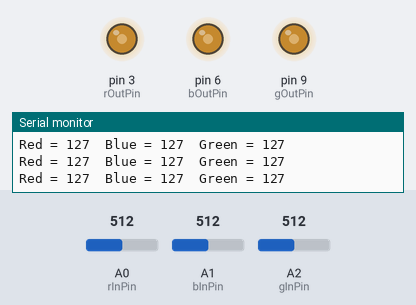
Simulated run of this sketch. Board: Arduino Uno, built with avr-gcc and run on an emulated ATmega328P. Shown: output pins drawn as LEDs (lit = HIGH), the last lines printed to the serial monitor. The test bench sets the inputs (shaded band); at power-on: A0 (rInPin) = 512, A1 (bInPin) = 512, A2 (gInPin) = 512.

Above: at 1.2 s.
1.3 s: A0 (rInPin) set to 409
At 2.0 s:
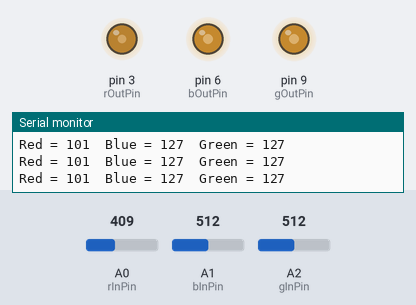
4.3 s: A0 (rInPin) set to 394
At 5.0 s:
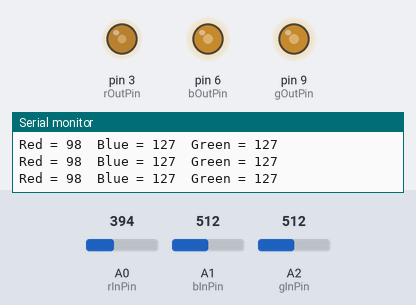
7.3 s: A1 (bInPin) set to 418
At 8.3 s:
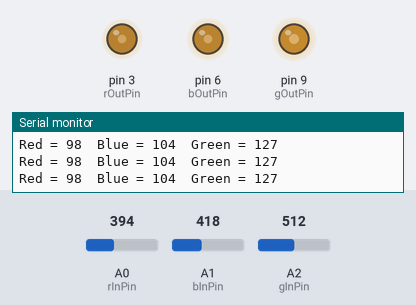
10.3 s: A1 (bInPin) set to 385
At 11.5 s:
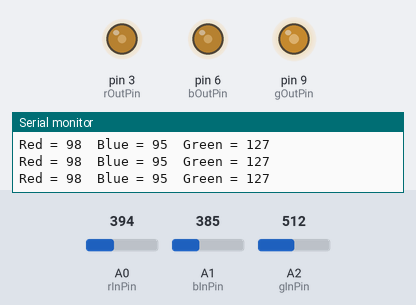
13.3 s: A2 (gInPin) set to 43
At 13.8 s:
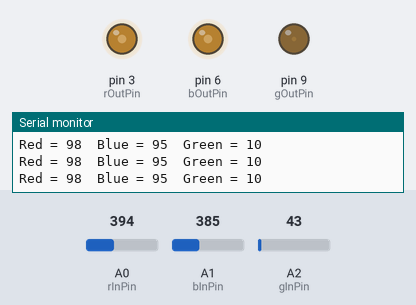
14.8 s: A2 (gInPin) set to 36
At 15.9 s:
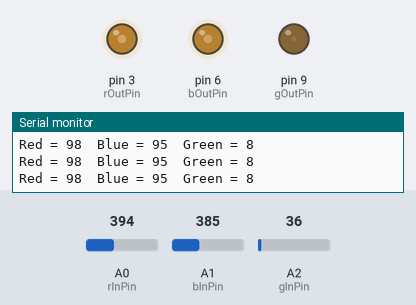
Timing chart, 0 to 17.8 s (numbered marks = the images above; inputs shaded):
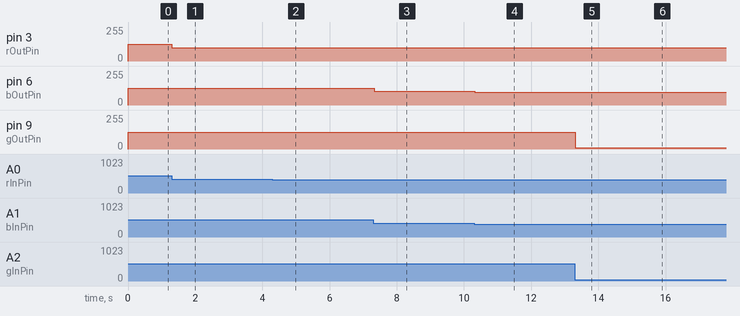

The sketch:

adjustableRBG.ino
```cpp
//constants
const int rInPin = A0;
const int bInPin = A1;
const int gInPin = A2;

const int rOutPin = 3;
const int bOutPin = 6;
const int gOutPin = 9;

//variables
int rInput = 0;
int bInput = 0;
int gInput = 0;

int rOutput = 0;
int bOutput = 0;
int gOutput = 0;

void setup()
{
  Serial.begin(9600);
}

void loop()
{
  rInput = analogRead(rInPin);
  bInput = analogRead(bInPin);
  gInput = analogRead(gInPin);

  rOutput = map(rInput, 0, 1023, 0, 255);
  bOutput = map(bInput, 0, 1023, 0, 255);
  gOutput = map(gInput, 0, 1023, 0, 255);

  analogWrite(rOutPin, rOutput);
  analogWrite(bOutPin, bOutput);
  analogWrite(gOutPin, gOutput);

  Serial.print("\nRed = ");

  Serial.print(rOutput);


  Serial.print("\tBlue = ");

  Serial.print(bOutput);


  Serial.print("\tGreen = ");

  Serial.print(gOutput);

  delay(2);

}
```

Measured:
- after the input at 1.3 s, pin 3 (rOutPin): 127/255 → 101/255 at once
- after the input at 4.3 s, pin 3 (rOutPin): 101/255 → 98/255 at once
- after the input at 7.3 s, pin 6 (bOutPin): 127/255 → 104/255 at once
- after the input at 10.3 s, pin 6 (bOutPin): 104/255 → 95/255 at once
- after the input at 13.3 s, pin 9 (gOutPin): 127/255 → 10/255 at once
- after the input at 14.8 s, pin 9 (gOutPin): 10/255 → 8/255 at once
